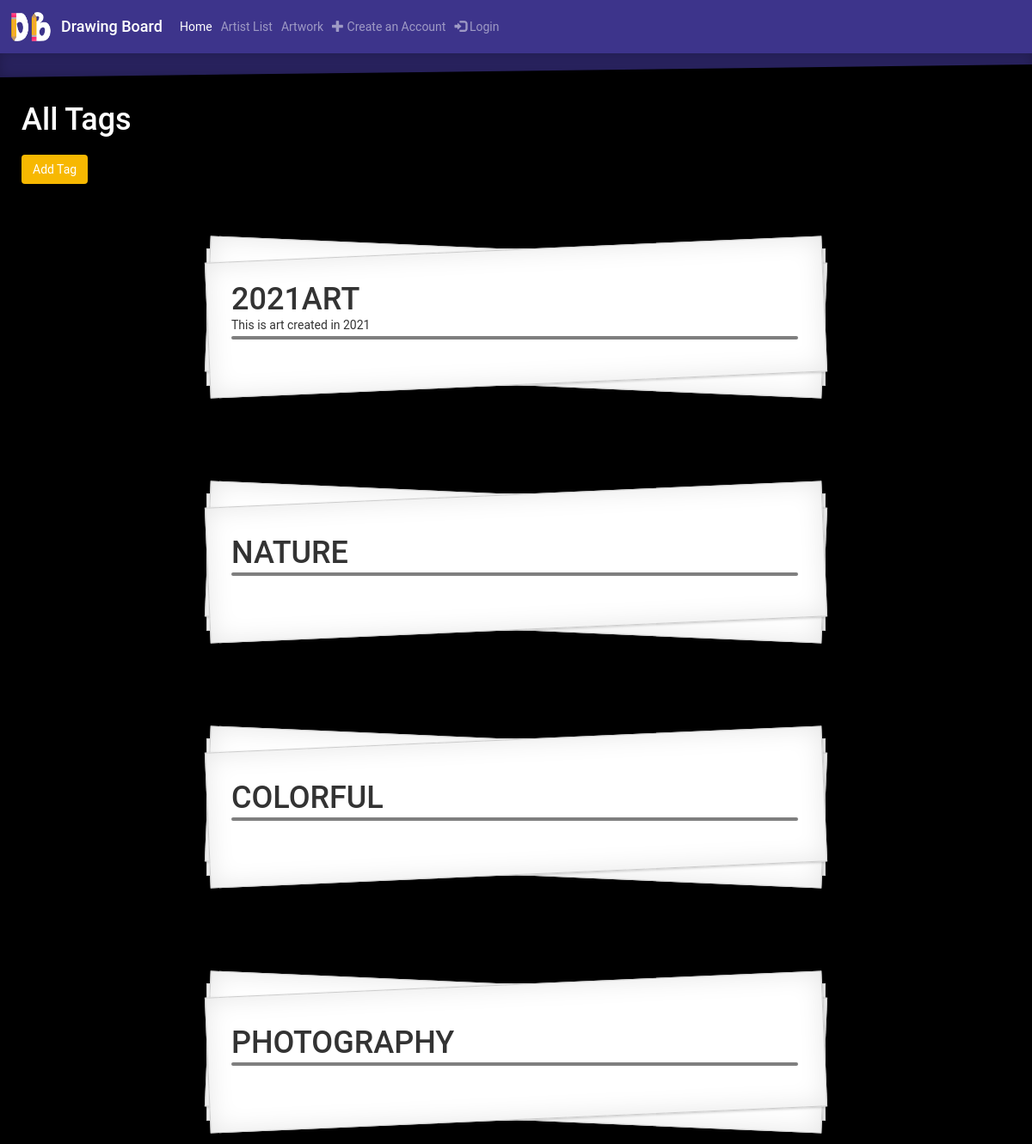
Page /tag_list on the earlier database version.
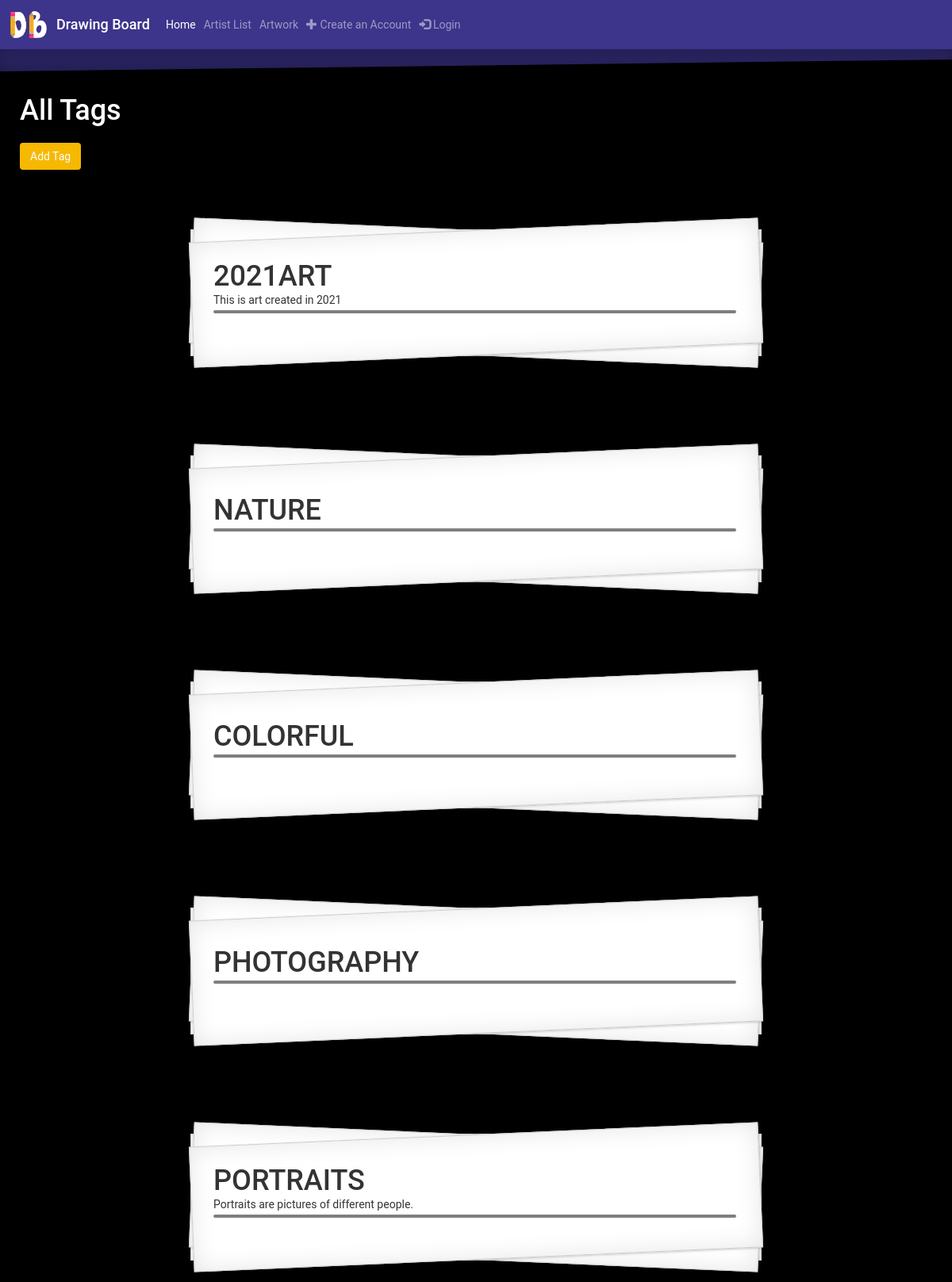
Same page on the later database version.
### gallery/models.py (models this page shows, shortened)
class Tag(models.Model):
    tag_name = models.CharField(max_length=50)
    tag_description = models.TextField(max_length=280, null=True, blank=True)

### gallery/views.py (the view)
# urls.py: path('tag_list', views.tag_list, name='tag_list'),
def tag_list(request):
    tag = Tag.objects.all()
    return render(request, 'gallery/tag_list.html',
                  {'tags': tag})

### gallery/templates/gallery/tag_list.html (shortened to what this page needs)
<!DOCTYPE html>
<html lang="en">
{% extends 'gallery/base.html' %}
{% load static %}
{% block content %}
    <head>
    </head>
<body style="min-width: 411px">
    <div style="top: 70px; position: relative; z-index: 0">
        <h1 style="color: white; left: 25px; position: relative">All Tags</h1>
        <a href="{% url 'gallery:tag_new' %}" class="btn btn-dark" style="background-color: #f7b801; left: 25px; margin-top: 10px; position: relative">Add Tag</a>
        {% for tag in tags %}
            <div class="Card">
                <div class="Card-body">
                    <h1 class="Card-title">{{ tag.tag_name }}</h1>
                    <p class="Card-description">
                        {{ tag.tag_description }}
                    <hr style="border: 2px solid black; border-radius: 3px; opacity: .5; margin: 3px; margin-left: 0; position: relative"></p>
                </div>
            </div>
        {% endfor %}
    </div>
</body>
</html>
{% endblock %}

Differences in the rows shown:
added Tag: tag_name "PORTRAITS", tag_description "Portraits are pictures of different people."
